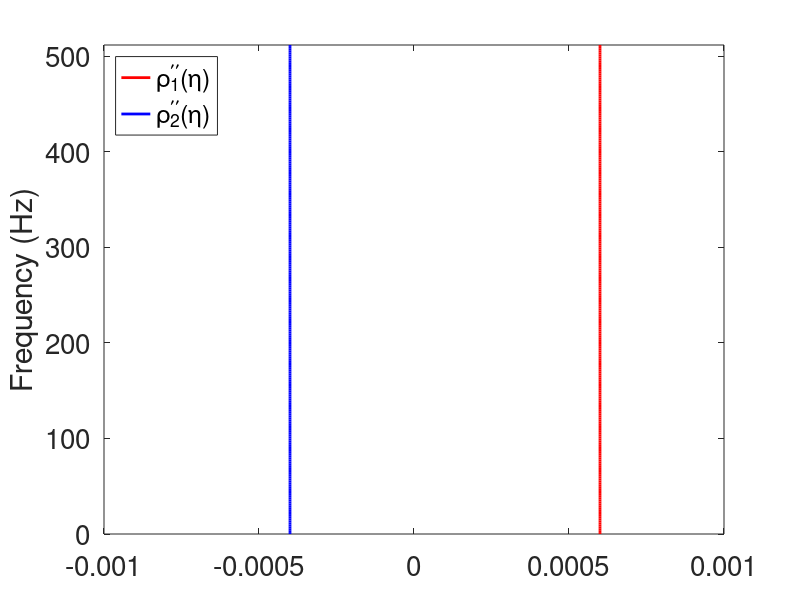
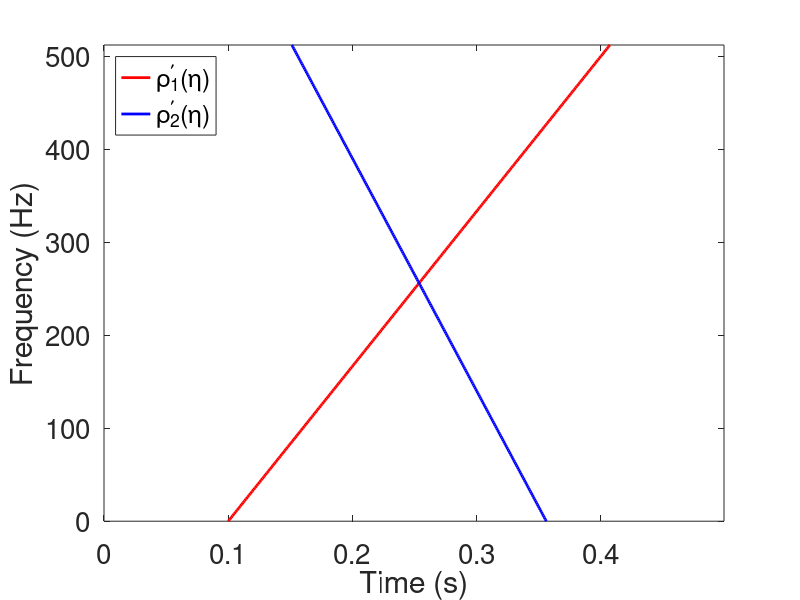

These charts were generated, in order, by the following MATLAB code: (Note: this script raises an error after producing the figures.)
   % %July, 2025, by Shuixin Li

  %% this code for test the phase  is linear chirp signal in frequency domain
   
   clear;      close all;  clc;      
    Hz = 1024;
    N = 0.5*1024;
    t = (0:N-1)/Hz;
    f = (0:round(N/2))*Hz/N;
    %Mode1
   A1 =exp(-0.00002*(f-256).^2) ;
    %A1 = ones(1,length(f));
    Phi1 = 0.0003*f.*f+0.1*(f);
    GD1 = 0.0006*f+0.1;
    GDD1 = 0.0006*ones(size(GD1));
    X1 = A1.*exp(-1i*2*pi*Phi1);
    X1(end) = -A1(end);
    Y1 = [X1  conj(fliplr(X1(2:end-1)))];    
    y1 = ifft(Y1);

    %Mode2
    A2 =exp(-0.00003*(f-256).^2) ;
    %A2 = ones(1,length(f));
    Phi2 = -0.0002*f.*f+0.356*f;
    GD2 = -0.0004*f+0.356;

    GDD2 =  -0.0004*ones(size(GD1)) ;
    X2 = A2.*exp(-1i*2*pi*Phi2);
    X2(end) = -A2(end);
    Y2 = [X2  conj(fliplr(X2(2:end-1)))];    
    y2 = ifft(Y2);
    %Test Signal
    y =(y1+y2);

%% plot GDs and GDDs
figure
pddph1=plot(GDD1,f,'r-','linewidth',2);
hold on
pddph2=plot(GDD2,f,'b-','linewidth',2);
legend([pddph1,pddph2],'\rho_1^{\prime\prime}(\eta)','\rho_2^{\prime\prime}(\eta)','Location', 'northwest');
ylabel('Frequency (Hz)', 'FontSize', 20);  
xlabel('','FontSize',20);
set(gca,'FontSize',20)
axis xy; axis([-0.001 0.001 f(1) f(end)]); 

figure
pddph1 = plot(GD1, f, 'r-', 'linewidth', 2);  % 时间是横轴，频率是纵轴
hold on
pddph2 = plot(GD2, f, 'b-', 'linewidth', 2);
legend([pddph1, pddph2], '\rho_1^{\prime}(\eta)', '\rho_2^{\prime}(\eta)','Location', 'northwest');
xlabel('Time (s)', 'FontSize', 20);       
ylabel('Frequency (Hz)', 'FontSize', 20);  
set(gca, 'FontSize', 20)
axis xy;axis([t(1) t(end) f(1) f(end)]); 


 arange=0.0016;
 sigma=25;%entro=25; l=2.5
 

%% squeezeing transform

tic
[tfrsq1, tfc0, tfrtic, tcrtic] = SFCT2_with_squeeze_gpu(y, Hz, sigma, arange, 1, 0.01);
toc

% tic
% [tfc0,  tfrtic, tcrtic, T, R] = SFCT2_GPU(y, Hz, sigma, arange);
% [tfrsq1] = Msqueeze_FCT(y, tfc0, R, T, t, tcrtic, 1, 0.001);
% toc

% ridge detection
  [GDs,GDDs]=ridge_3d(tfrsq1,2,15,15,15);

 for i=1:length(GDs)    
       gd01 = t(GDs(:,1));
       gd02 =t(GDs(:,2));
       gdd01=tcrtic(GDDs(:,1));
       gdd02=tcrtic(GDDs(:,2));         
 end


if sum((gd01-GD1).^2)<sum((gd01-GD2).^2)
    gd1=gd01;gd2=gd02;
else 
    gd1=gd02;gd2=gd01;
end

if sum((gdd01-GDD1).^2)<sum((gdd01-GDD2).^2)
    gdd1=gdd01;gdd2=gdd02;
else 
   gdd1=gdd02;gdd2=gdd01;
end



%% Plot of the extracted group decay
figure
e_pdph1 = plot(gd1, f, 'r:', 'linewidth', 2);  % 时间为横轴，频率为纵轴
hold on
pdph1 = plot(GD1, f, 'b-', 'linewidth', 1);
legend([e_pdph1, pdph1], 'Estimated GD1', 'Ground truth', 'Location', 'northwest');
set(legend, 'FontName', 'Times New Roman')
xlabel('Time (s)', 'FontSize', 20);      % 横轴为时间
ylabel('Frequency (Hz)', 'FontSize', 20); % 纵轴为频率
set(gca, 'FontSize', 20)
axis xy;  
axis([t(1) t(end) f(1) f(end)]);  

figure
e_pdph2 = plot(gd2, f, 'r:', 'linewidth', 2);  % 时间为横轴，频率为纵轴
hold on
pdph2 = plot(GD2, f, 'b-', 'linewidth', 1);
legend([e_pdph2, pdph2], 'Estimated GD2', 'Ground truth', 'Location', 'northeast');
set(legend, 'FontName', 'Times New Roman')
xlabel('Time (s)', 'FontSize', 20);      % 横轴为时间
ylabel('Frequency (Hz)', 'FontSize', 20); % 纵轴为频率
set(gca, 'FontSize', 20)
axis xy;  
axis([t(1) t(end) f(1) f(end)]); 


figure
e_pdph1 = plot(gdd1, f, 'r:', 'linewidth', 2);  % 时间为横轴，频率为纵轴
hold on
pdph1 = plot(GDD1, f, 'b-', 'linewidth', 1);
legend([e_pdph1, pdph1], 'Estimated GDD1', 'Ground truth', 'Location', 'northwest');
set(legend, 'FontName', 'Times New Roman')
xlabel('GDD(s/Hz)', 'FontSize', 20);      % 横轴为时间
ylabel('Frequency (Hz)', 'FontSize', 20); % 纵轴为频率
set(gca, 'FontSize', 20)
axis xy;  
axis([0.0001 0.0008 f(1) f(end)]); 


figure
e_pdph2 = plot(gdd2, f, 'r:', 'linewidth', 2);  % 时间为横轴，频率为纵轴
hold on
pdph2 = plot(GDD2, f, 'b-', 'linewidth', 1);
legend([e_pdph2, pdph2], 'Estimated GDD2', 'Ground truth', 'Location', 'northeast');
set(legend, 'FontName', 'Times New Roman')
xlabel('GDD (s/Hz)', 'FontSize', 20);      % 横轴为时间
ylabel('Frequency (Hz)', 'FontSize', 20); % 纵轴为频率
set(gca, 'FontSize', 20)
axis xy; 
axis([-0.0008 0.0002 f(1) f(end)]);



%% Ideal reconstruction

% % real 
% for j=1:length(f)
%     diff1=abs(t-GD1(j)); diff2=abs(t-GD2(j));  
%     [minValue1, minIndex1] = min(diff1); [minValue2, minIndex2] = min(diff2);
%     GDs(j,1)=minIndex1; GDs(j,2)=minIndex2;
%     diff3=abs(tcrtic-GDD1(j)); diff4=abs(tcrtic-GDD2(j));     
%     [minValue3, minIndex3] = min(diff3); [minValue4, minIndex4] = min(diff4);
%     GDDs(j,1)=minIndex3; GDDs(j,2)=minIndex4;
% end
% plot(f,t(GDs(:,1))-GD1)
% plot(f,tcrtic(GDDs(:,1))-GDD1)
% [recov1] = frecov_SSO(GD1, GD2, GDD1, GDD2,GDs,GDDs,tfc0,sigma);
% plot(f,real(recov1(1,:)-conj(X1)))
% [recov2] = ffrecov(GD1, GD2, GDD1, GDD2,GDs,GDDs,tfc2,sigma);
% plot(f,real(recov2(:,1)-conj(X1)'))


%% Frequency domian SSO
[frecov,norm,cond] = frecov_SSO(gd01, gd02, gdd01, gdd02, GDs,GDDs,tfc0, sigma);
%plot the frequency reconstruction errors
if sum(abs(X1-frecov(1,:)).^2) <sum(abs(X2-frecov(1,:)).^2)
  figure, plot(f, real(X1-frecov(1,:)), 'color', 'k');
  xlim([f(1) f(end)]);
  ylim([-1 1])
  xlabel('Frequency (Hz)','FontSize',20);
   ylabel('Amplitude (a.u.)','FontSize',20);
  set(gca,'FontSize',20)
  legend('Recovery error of $\hat{x}_1$', 'Interpreter', 'latex')
  figure, plot(f, real(X2-frecov(2,:)), 'color', 'k');
  xlim([f(1) f(end)]);
  ylim([-1 1])
  xlabel('Frequency (Hz)','FontSize',20);
  ylabel('Amplitude (a.u.)','FontSize',20);
  set(gca,'FontSize',20)
legend('Recovery error of $\hat{x}_2$', 'Interpreter', 'latex')
else
 figure, plot(f, real(X2-frecov(1,:)), 'color', 'k');
   xlim([f(1) f(end)]);
  ylim([-1 1])
  xlabel('Frequency (Hz)','FontSize',20);
 ylabel('Amplitude (a.u.)','FontSize',20);
  set(gca,'FontSize',20)
  legend('Recovery error of $\hat{x}_2$', 'Interpreter', 'latex')
  figure, plot(f, real(X1-frecov(2,:)), 'color', 'k');
  xlim([f(1) f(end)]);
  ylim([-1 1])
  xlabel('Frequency(Hz)','FontSize',20);
  ylabel('Amplitude (a.u.)','FontSize',20);
  set(gca,'FontSize',20)
  legend('Recovery error of $\hat{x}_1$', 'Interpreter', 'latex')
end




%% Reconstruction to time domain
trecov=zeros(2,N);
           if mod(N,2)==0        
                for i = 0:N/2
                    trecov(:,i+1) = frecov(:,i+1);
                end
                for i = N/2+1:N-1
                    trecov(:,i+1) = conj(frecov(:,N-i+1));
                end
            else
                for i = 0:(N-1)/2
                    trecov(:,i+1) =frecov(:,i+1);
                end
                for i = (N+1)/2:N-1
                    trecov(:,i+1) = conj(frecov(:,N-i+1));
                end
            end
            %重构计算
            trecov = ifft(trecov, [], 2);     
            trecov = real(trecov);%去除计算误差
          figure
          plot(t,y2)
          hold on
          plot(t,trecov(1,:)-y1)
 

%% recover mean square error  

 [MSEGD1, MSEGD2, MSEGDD1, MSEGDD2] = MSE_ridge_new(gd1, gd2, gdd1, gdd2, GD1, GDD1, GD2, GDD2);
fprintf('%.6f  %.6f  %.6f  %.6f\n', MSEGD1, MSEGD2, MSEGDD1, MSEGDD2)
% 0.001265  0.001164  0.000003  0.000007



[errorx1,errorx2] = MSE_recov_error(y1,y2,trecov); %use part of [1/8, 7/8]
disp([errorx1,errorx2])
% 0.0710    0.0778

%% plot the time domian reconstruction errors
if sum(abs(y1-trecov(1,:)).^2) <sum(abs(y2-trecov(1,:)).^2)
  figure, plot(t, real(y1-trecov(1,:)), 'color', 'k');
  xlim([t(1) t(end)]);
  ylim([-0.1 0.1])
  xlabel('Time (s)','FontSize',20); 
  ylabel('Amplitude (a.u.)','FontSize',20);
  set(gca,'FontSize',20)
  legend('Recovery error of ${x}_1$', 'Interpreter', 'latex')
  figure, plot(t, real(y2-trecov(2,:)), 'color', 'k');
  xlim([t(1) t(end)]);
  ylim([-0.1 0.1])
  xlabel('Time (s)','FontSize',20);
  ylabel('Amplitude (a.u.)','FontSize',20);
  set(gca,'FontSize',20)
 legend('Recovery error of ${x}_2$', 'Interpreter', 'latex')
else
 figure, plot(t, real(y2-trecov(1,:)), 'color', 'k');
 xlim([t(1) t(end)]);
  ylim([-0.1 0.1])
  xlabel('Time (s)','FontSize',20);
    ylabel('Amplitude (a.u.)','FontSize',20);
  set(gca,'FontSize',20)
  legend('Recovery error of ${x}_2$', 'Interpreter', 'latex')
  figure, plot(t, real(y1-trecov(2,:)), 'color', 'k');
  xlim([t(1) t(end)]);
  ylim([-0.1 0.1])
  xlabel('Time (s)','FontSize',20);
   ylabel('Amplitude (a.u.)','FontSize',20);
  set(gca,'FontSize',20)
 legend('Recovery error of ${x}_1$', 'Interpreter', 'latex')
end


figure 
plot(f, norm, 'LineWidth', 2) 
xlabel('Frequency (Hz)', 'FontSize', 20, 'FontName', 'Times New Roman');
ylabel('The infty norm ', 'FontSize', 20,'FontName', 'Times New Roman');  
set(gca, 'FontSize', 20);
xlim([0,512]);
ylim([0.8,2.2]); 
axis xy;
 


figure 
plot(f, cond, 'LineWidth', 2) 
xlabel('Frequency (Hz)', 'FontSize', 20, 'FontName', 'Times New Roman');
ylabel('Condition number ', 'FontSize', 20,'FontName', 'Times New Roman');  
set(gca, 'FontSize', 20);
xlim([0,512]);
ylim([0.8,3]); 
axis xy;
